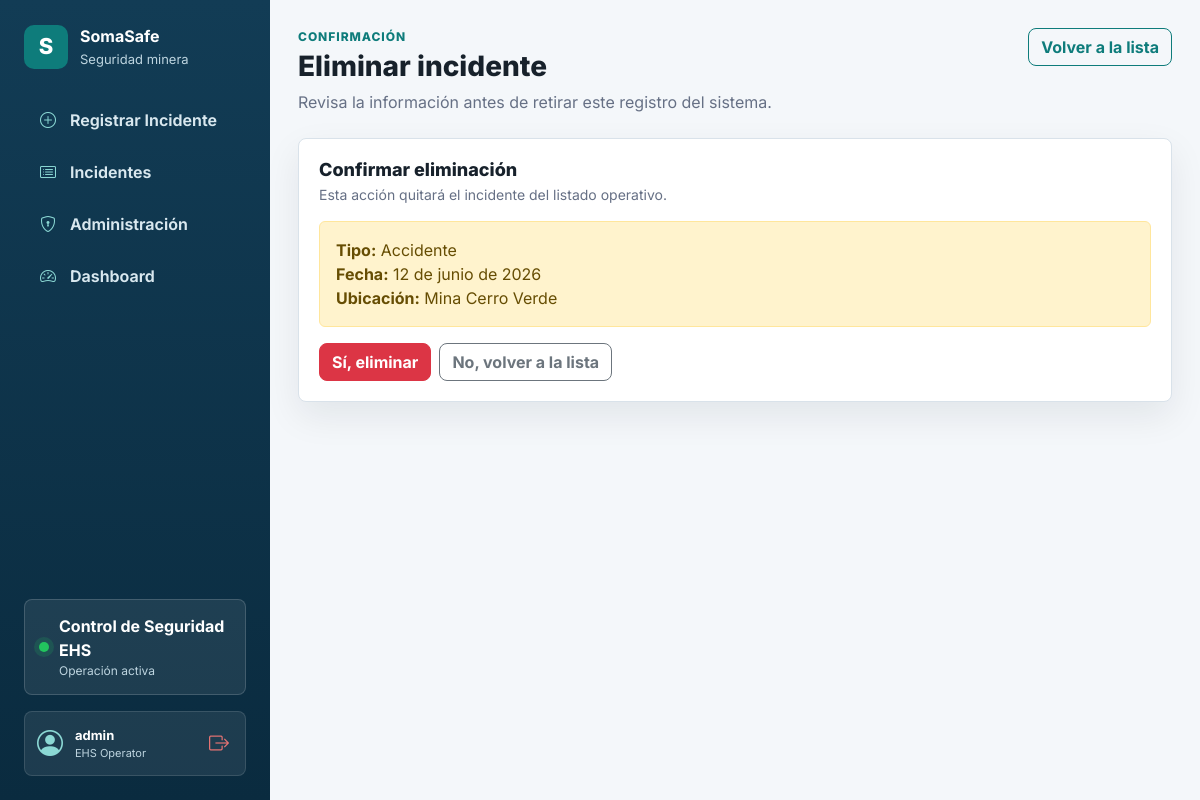
The page /eliminar/9/ (signed in) on the database its author committed.
### incidentes/models.py (models this page shows, shortened)
class Incidente(models.Model):
    TIPOS_INCIDENTE = [
        ('accidente', 'Accidente'),
        ('casi_accidente', 'Casi accidente'),
        ('condicion_insegura', 'Condicion insegura'),
    ]
    ESTADOS = [
        ('pendiente', 'Pendiente'),
        ('en_proceso', 'En proceso'),
        ('resuelto', 'Resuelto'),
    ]
    NIVEL_RIESGO = [
        ('bajo', 'Bajo'),
        ('medio', 'Medio'),
        ('alto', 'Alto'),
        ('critico', 'Critico'),
    ]
    tipo = models.CharField(max_length=20, choices=TIPOS_INCIDENTE)
    fecha = models.DateField()
    descripcion = models.TextField()
    ubicacion = models.CharField(max_length=150)
    estado = models.CharField(max_length=20, choices=ESTADOS, default='pendiente')
    riesgo = models.CharField(max_length=10, choices=NIVEL_RIESGO, default='bajo')
    responsable = models.ForeignKey(
        settings.AUTH_USER_MODEL,
        on_delete=models.SET_NULL,
        null=True,
        blank=True,
        related_name='incidentes_asignados',
    )
    acciones_correctivas = models.TextField(blank=True)
    fecha_resolucion = models.DateField(null=True, blank=True)
    consecuencias = models.TextField(blank=True, verbose_name='Consecuencias del incidente')
    observaciones = models.TextField(blank=True, verbose_name='Observaciones adicionales')
    prioridad = models.CharField(
        max_length=15,
        choices=[('baja', 'Baja'), ('media', 'Media'), ('alta', 'Alta'), ('urgente', 'Urgente')],
        default='baja',
        verbose_name='Prioridad'
    )
    evidencia = models.ImageField(
        upload_to='incidentes/evidencias/',
        blank=True,
        null=True,
        verbose_name='Evidencia fotográfica'
    )
    creado_por = models.ForeignKey(
        settings.AUTH_USER_MODEL,
        on_delete=models.SET_NULL,
        null=True,
        blank=True,
        related_name='incidentes_creados',
        editable=False,
    )
    creado_en = models.DateTimeField(auto_now_add=True)
    actualizado_en = models.DateTimeField(auto_now=True)

### incidentes/views.py (the view)
# urls.py: path('eliminar/<int:id>/', views.eliminar_incidente, name='eliminar_incidente'),
@login_required
def eliminar_incidente(request, id):
    incidente = get_object_or_404(Incidente, id=id)
    es_supervisor = request.user.groups.filter(name='Supervisor').exists() or request.user.is_superuser
    if not es_supervisor:
        messages.error(request, 'Acceso denegado: Solo los supervisores pueden eliminar incidentes.')
        return redirect('lista_incidentes')
    if request.method == 'POST':
        incidente.delete()
        messages.success(request, 'Incidente eliminado correctamente.')
        return redirect('lista_incidentes')
    return render(request, 'confirmar_eliminar.html', {'incidente': incidente})

### incidentes/templates/confirmar_eliminar.html (shortened to what this page needs)
{% extends 'base.html' %}
{% block eyebrow %}Confirmación{% endblock %}
{% block page_title %}Eliminar incidente{% endblock %}
{% block page_subtitle %}Revisa la información antes de retirar este registro del sistema.{% endblock %}
{% block actions %}
<a href="{% url 'lista_incidentes' %}" class="btn btn-outline-primary">Volver a la lista</a>
{% endblock %}
{% block content %}
<section class="panel form-panel">
  <div class="panel-header">
    <div>
      <h2>Confirmar eliminación</h2>
      <p>Esta acción quitará el incidente del listado operativo.</p>
    </div>
  </div>
  <div class="alert alert-warning">
    <strong>Tipo:</strong> {{ incidente.get_tipo_display }}<br />
    <strong>Fecha:</strong> {{ incidente.fecha }}<br />
    <strong>Ubicación:</strong> {{ incidente.ubicacion }}
  </div>
  <form method="POST" class="d-flex gap-2 flex-wrap">
    <button type="submit" class="btn btn-danger">Sí, eliminar</button>
    <a href="{% url 'lista_incidentes' %}" class="btn btn-outline-secondary">
      No, volver a la lista
    </a>
  </form>
</section>
{% endblock %}

### incidentes/templates/base.html (shortened to what this page needs)
{% load static %}
<!doctype html>
<html lang="es">
  <head>
    <link
      href="https://cdn.jsdelivr.net/npm/bootstrap@5.3.0/dist/css/bootstrap.min.css"
      rel="stylesheet" />
    <link
      rel="stylesheet"
      href="https://cdn.jsdelivr.net/npm/bootstrap-icons@1.11.3/font/bootstrap-icons.min.css" />
    <link href="{% static 'css/somasafe.css' %}" rel="stylesheet" />
  </head>
  <body>
    <div class="app-shell">
      <aside class="sidebar">
        <a class="brand" href="{% url 'dashboard' %}" aria-label="SomaSafe Dashboard">
          <span class="brand-mark">S</span>
          <span>
            <strong>SomaSafe</strong>
            <small>Seguridad minera</small>
          </span>
        </a>
        <nav class="nav-menu" aria-label="Navegación principal">
          <a
            href="{% url 'registrar_incidente' %}"
            class="{% if request.resolver_match.url_name == 'registrar_incidente' or request.resolver_match.url_name == 'editar_incidente' %}active{% endif %}">
            <i class="bi bi-plus-circle nav-icon"></i>
            Registrar Incidente
          </a>
          <a
            href="{% url 'lista_incidentes' %}"
            class="{% if request.resolver_match.url_name == 'lista_incidentes' %}active{% endif %}">
            <i class="bi bi-card-list nav-icon"></i>
            Incidentes
          </a>
          <a href="{% url 'admin:index' %}">
            <i class="bi bi-shield-lock nav-icon"></i>
            Administración
          </a>
          <a
            href="{% url 'dashboard' %}"
            class="{% if request.resolver_match.url_name == 'dashboard' %}active{% endif %}">
            <i class="bi bi-speedometer2 nav-icon"></i>
            Dashboard
          </a>
        </nav>
        <div class="sidebar-footer">
          <div class="sidebar-status">
            <span class="status-dot"></span>
            <div>
              <strong>Control de Seguridad EHS</strong>
              <small>Operación activa</small>
            </div>
          </div>
          {% if user.is_authenticated %}
          <div class="sidebar-profile">
            <div class="profile-avatar">
              <i class="bi bi-person-circle"></i>
            </div>
            <div class="profile-info">
              <span class="profile-name" title="{{ user.username }}">{{ user.username }}</span>
              <span class="profile-role">EHS Operator</span>
            </div>
            <a href="{% url 'logout' %}" class="profile-logout-btn" title="Cerrar sesión">
              <i class="bi bi-box-arrow-right"></i>
            </a>
          </div>
          {% endif %}
        </div>
      </aside>
      <main class="main-content">
        <header class="topbar">
          <div>
            <p class="eyebrow">{% block eyebrow %}SomaSafe{% endblock %}</p>
            <h1>{% block page_title %}Panel operativo{% endblock %}</h1>
            <p>{% block page_subtitle %}Gestión y seguimiento de incidentes de seguridad minera.{% endblock %}</p>
          </div>
          <div class="topbar-actions">
            {% block actions %}{% endblock %}
          </div>
        </header>
        {% block content %}{% endblock %}
      </main>
    </div>
  </body>
</html>

### incidentes/static/css/somasafe.css (style rules this page uses)
:root { --color-primary: #123c55; --color-primary-strong: #0a2b3f; --color-secondary: #0e7c7b; --color-accent: #f59e0b; --color-bg: #f4f7fa; --color-surface: #ffffff; --color-surface-muted: #eef3f7; --color-text: #17212b; --color-muted: #667085; --color-border: #d9e2ea; --shadow-soft: 0 14px 36px rgba(16, 24, 40, 0.08); }
* { box-sizing: border-box; }
body { margin: 0; min-height: 100vh; background: var(--color-bg); color: var(--color-text); font-family: "Inter", Arial, sans-serif; letter-spacing: 0; }
a { color: inherit; }
.app-shell { display: grid; grid-template-columns: 270px minmax(0, 1fr); min-height: 100vh; }
.sidebar { position: sticky; top: 0; height: 100vh; display: flex; flex-direction: column; gap: 28px; padding: 24px; background: linear-gradient(180deg, var(--color-primary), var(--color-primary-strong)); color: #ffffff; }
.brand { display: flex; align-items: center; gap: 12px; color: #ffffff; text-decoration: none; }
.brand-mark { width: 44px; height: 44px; display: grid; place-items: center; border-radius: 10px; background: var(--color-secondary); color: #ffffff; font-size: 22px; font-weight: 800; }
.brand strong, .brand small { display: block; }
.brand small { margin-top: 2px; color: #bdd4df; font-size: 13px; }
.nav-menu { display: grid; gap: 8px; }
.nav-menu a { display: flex; align-items: center; gap: 10px; min-height: 44px; padding: 10px 12px; border-radius: 8px; color: #d9e8ef; font-weight: 650; text-decoration: none; }
.nav-icon { width: 24px; color: #8bd8d4; text-align: center; }
.sidebar-status { display: flex; align-items: center; gap: 10px; margin-top: auto; padding: 14px; border: 1px solid rgba(255, 255, 255, 0.16); border-radius: 8px; background: rgba(255, 255, 255, 0.08); }
.sidebar-status strong, .sidebar-status small { display: block; }
.sidebar-status small { color: #bdd4df; font-size: 12px; }
.status-dot { width: 10px; height: 10px; flex: 0 0 auto; border-radius: 999px; background: #22c55e; box-shadow: 0 0 0 5px rgba(34, 197, 94, 0.16); }
.main-content { min-width: 0; padding: 28px; }
.topbar { display: flex; justify-content: space-between; align-items: flex-start; gap: 20px; margin-bottom: 24px; }
.topbar h1 { margin: 0; color: var(--color-text); font-size: 28px; font-weight: 800; }
.topbar p { margin: 6px 0 0; color: var(--color-muted); }
.eyebrow { margin: 0 0 4px !important; color: var(--color-secondary) !important; font-size: 12px; font-weight: 800; letter-spacing: 0.08em; text-transform: uppercase; }
.topbar-actions { display: flex; align-items: center; gap: 10px; flex-wrap: wrap; justify-content: flex-end; }
.btn { border-radius: 8px; font-weight: 700; }
.btn-outline-primary { border-color: var(--color-secondary); color: var(--color-secondary); }
.kpi-card, .panel { border: 1px solid var(--color-border); border-radius: 8px; background: var(--color-surface); box-shadow: var(--shadow-soft); }
.panel { padding: 20px; }
.panel-header { display: flex; justify-content: space-between; gap: 16px; align-items: flex-start; margin-bottom: 16px; }
.panel-header h2 { margin: 0; font-size: 18px; font-weight: 800; }
.panel-header p { margin: 4px 0 0; color: var(--color-muted); font-size: 14px; }
.form-panel { max-width: 920px; }
.sidebar-footer { margin-top: auto; display: flex; flex-direction: column; gap: 16px; }
.sidebar-profile { display: flex; align-items: center; gap: 12px; padding: 12px; border-radius: 8px; background: rgba(255, 255, 255, 0.08); border: 1px solid rgba(255, 255, 255, 0.12); }
.profile-avatar { font-size: 26px; color: #8bd8d4; display: flex; align-items: center; }
.profile-info { display: flex; flex-direction: column; flex-grow: 1; min-width: 0; }
.profile-name { font-weight: 700; font-size: 13px; color: #ffffff; white-space: nowrap; overflow: hidden; text-overflow: ellipsis; }
.profile-role { font-size: 11px; color: #bdd4df; }
.profile-logout-btn { font-size: 20px; color: #e57373; display: flex; align-items: center; transition: color 0.2s ease; padding: 4px; border-radius: 4px; }

### rows shown on the page
Incidente: tipo "Accidente", fecha "12 de junio de 2026", ubicacion "Mina Cerro Verde"

### other values the page prints
{{ user.username }} "admin"
